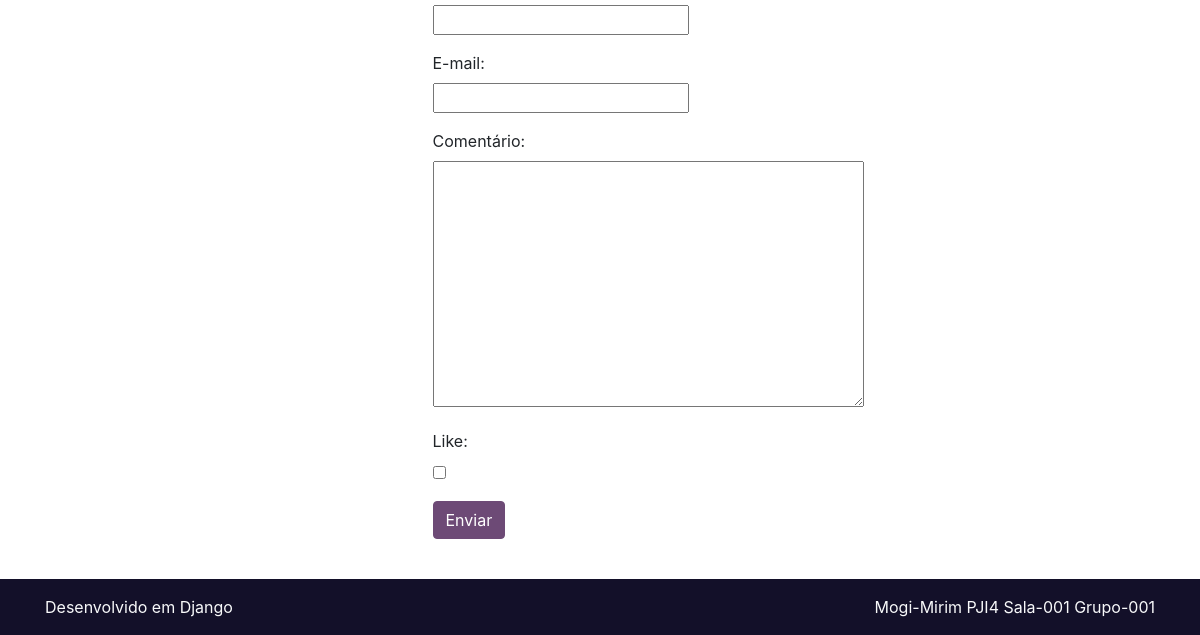
Page /post/11 (signed in, lower part) on the earlier database version.
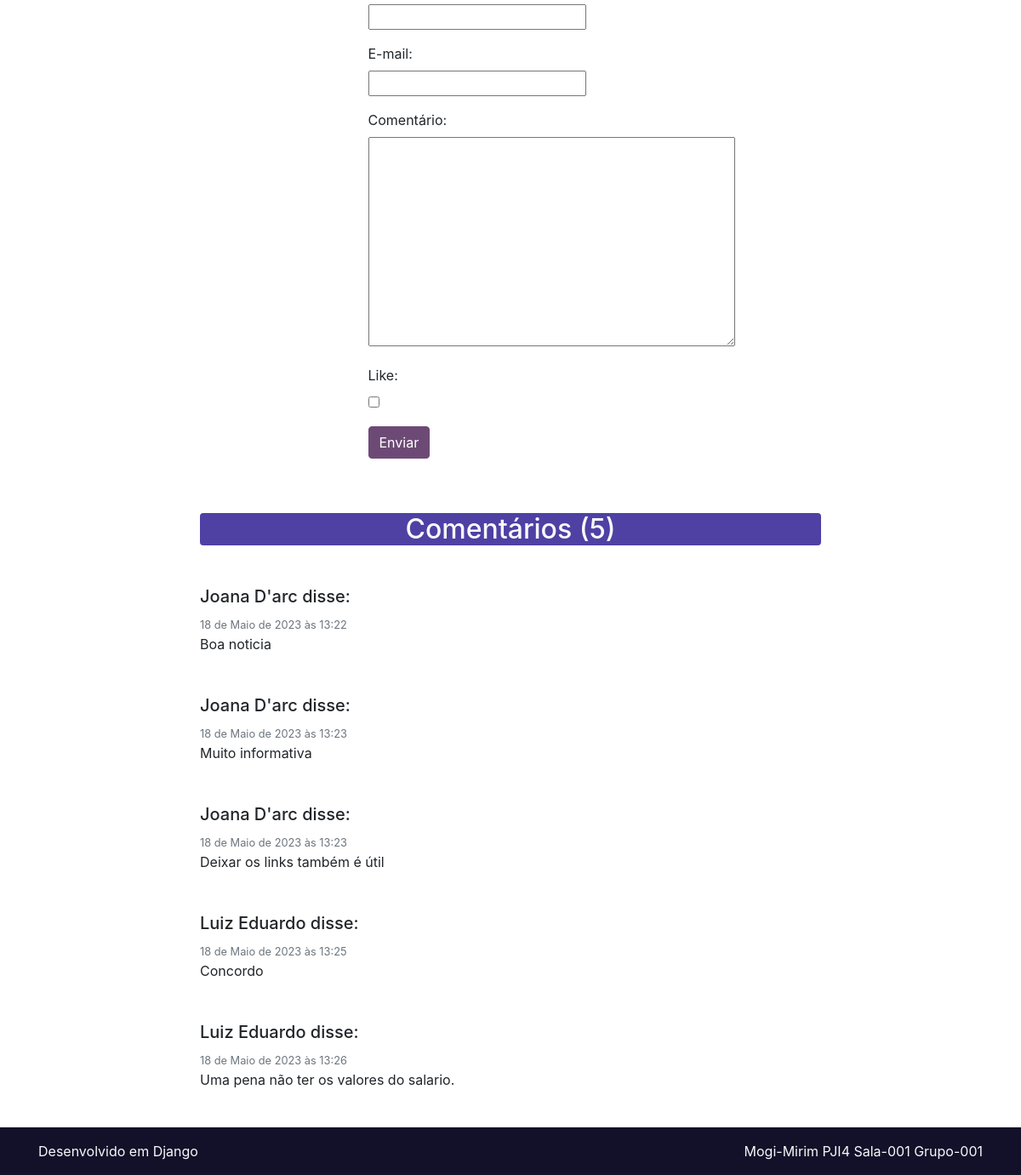
Same page on the later database version.
### comentarios/models.py (models this page shows, shortened)
class Comentario(models.Model):
    nome_comentario = models.CharField(max_length=150, verbose_name='Nome')
    email_comentario = models.EmailField(verbose_name='E-mail')
    comentario = models.TextField(verbose_name='Comentário')
    post_comentario = models.ForeignKey(Post, on_delete=models.CASCADE)
    usuario_comentario = models.ForeignKey(User, on_delete=models.DO_NOTHING, blank=True, null=True)
    data_comentario = models.DateTimeField(default=timezone.now)
    publicado_comentario = models.BooleanField(default=True)
    like_comentario = models.BooleanField(default=False, verbose_name='Like')

### posts/views.py (the view, shortened to what this page needs)
# urls.py: path('post/<int:pk>', views.PostDetalhes.as_view(), name='post_detalhes'),
class PostDetalhes(View):
    template_name = 'posts/post_detalhes.html'
    def setup(self, request, *args, **kwargs):
        super().setup(request, *args, **kwargs)
        pk = self.kwargs.get('pk')
        post = get_object_or_404(Post, pk=pk, publicado_post=True)
        self.contexto = {
            'post': post,
            'comentarios': Comentario.objects.filter(post_comentario=post, publicado_comentario=True),
            'form': FormComentario(request.POST or None)
        }
    def get(self, request, *args, **kwargs):
        return render(request, self.template_name, self.contexto)

### comentarios/forms.py (shortened to what this page needs)
class FormComentario(ModelForm):
    class Meta:
        model = Comentario
        fields = ('nome_comentario', 'email_comentario', 'comentario', 'like_comentario')

### categorias/models.py (called while the page is built)
    def __str__(self):
        return self.nome_cat

### posts/templates/posts/post_detalhes.html (shortened to what this page needs)
{% extends 'base.html' %}
{% block conteudo %}
{% if not user.is_authenticated %}
<h2 class="my-3 text-light text-center rounded" style="background-color: #4f40a4">Necessário estar logado para ser possível ler o conteúdo completo</h2>
{% else %}
 <div class="row pt-5">
        <div class="col-xl"></div>
        <div class="col-xl-8">
            <form method="POST" class="col-md-6 offset-md-3" action="#envia_comentario">
                {% for visible_field in form.visible_fields %}
                     <div class="form-group">
                        {{ visible_field.label_tag }}<br>
                        {{ visible_field }}
                    </div>
                {% endfor %}
                <input id="envia_comentario" type="submit" class="btn btn-primary" value="Enviar">
            </form>
        </div>
        <div class="col-xl"></div>
    </div>
    {% if comentarios %}
    <div class="row pt-5">
        <div class="col-xl"></div>
        <div class="col-xl-8">
            <h2 class="my-3 text-light text-center rounded" style="background-color: #4f40a4">Comentários ({{ comentarios.count }})</h2>
            {% for comentario in comentarios %}
            <h5 class="mb-2 mt-5">{{ comentario.nome_comentario }} disse:</h5>
            <small class="text-muted">{{ comentario.data_comentario }}</small>
            <p class="mb-1">{{ comentario.comentario }}</p>
            {% endfor %}
        </div>
        <div class="col-xl"></div>
    </div>
    {% endif %}
{% endif %}
{% endblock %}

Differences in the rows shown:
added Comentario: nome_comentario "Joana D'arc", data_comentario "18 de Maio de 2023 às 13:22", comentario "Boa noticia"
added Comentario: nome_comentario "Joana D'arc", data_comentario "18 de Maio de 2023 às 13:23", comentario "Muito informativa"
added Comentario: nome_comentario "Joana D'arc", data_comentario "18 de Maio de 2023 às 13:23", comentario "Deixar os links também é útil"
added Comentario: nome_comentario "Luiz Eduardo", data_comentario "18 de Maio de 2023 às 13:25", comentario "Concordo"
added Comentario: nome_comentario "Luiz Eduardo", data_comentario "18 de Maio de 2023 às 13:26", comentario "Uma pena não ter os valores do salario."
Other differences:
{{ comentarios.count }}: (not shown) → "5"
text now shown: "Comentários ( )"
